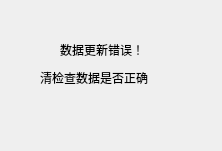
<?xml version="1.0" encoding="UTF-8"?>
<ui version="4.0">
 <class>Form</class>
 <widget class="QWidget" name="Form">
  <property name="geometry">
   <rect>
    <x>0</x>
    <y>0</y>
    <width>222</width>
    <height>151</height>
   </rect>
  </property>
  <property name="windowTitle">
   <string>Form</string>
  </property>
  <widget class="QLabel" name="label">
   <property name="geometry">
    <rect>
     <x>60</x>
     <y>40</y>
     <width>111</width>
     <height>20</height>
    </rect>
   </property>
   <property name="text">
    <string>数据更新错误！</string>
   </property>
  </widget>
  <widget class="QLabel" name="label_2">
   <property name="geometry">
    <rect>
     <x>40</x>
     <y>70</y>
     <width>151</width>
     <height>16</height>
    </rect>
   </property>
   <property name="text">
    <string>清检查数据是否正确</string>
   </property>
  </widget>
 </widget>
 <resources/>
 <connections/>
</ui>
